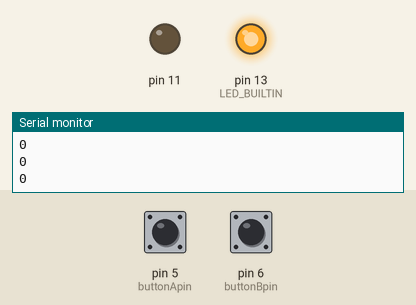
This sketch was run on a simulated Arduino Uno, built with avr-gcc and run on an emulated ATmega328P. Shown: output pins drawn as LEDs (lit = HIGH), the last lines printed to the serial monitor. The test bench sets the inputs (shaded band); at power-on: pin 5 (buttonApin) HIGH, pin 6 (buttonBpin) HIGH.

Above: at 1.2 s.
1.3 s: pin 5 (buttonApin) pulled LOW for 1 s
At 1.45 s:
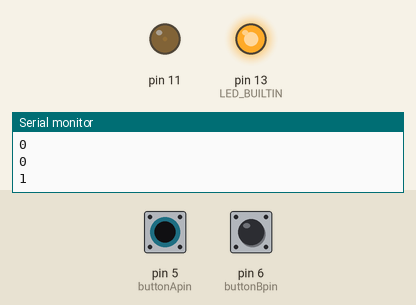
4.3 s: pin 6 (buttonBpin) pulled LOW for 3.2 s
At 8.3 s:
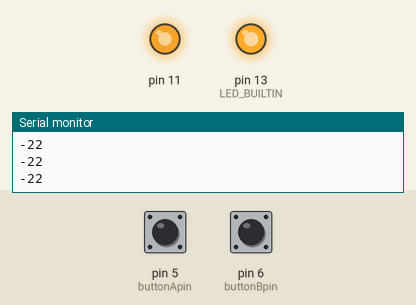
9.0 s: pin 6 (buttonBpin) pulled LOW for 0.15 s
At 9.7 s:
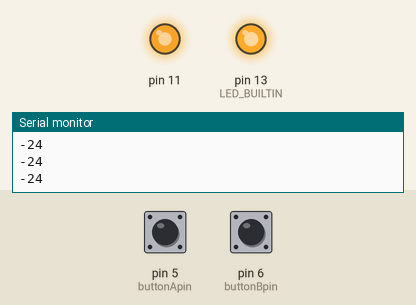
10.6 s: pin 5 (buttonApin) pulled LOW for 3.2 s
At 14.7 s:
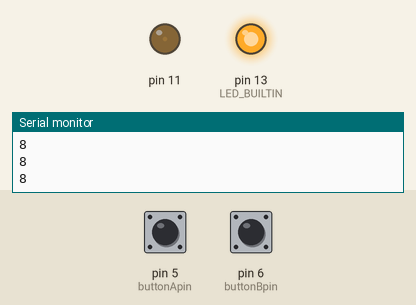
15.3 s: pin 6 (buttonBpin) pulled LOW for 1 s
At 16.7 s:
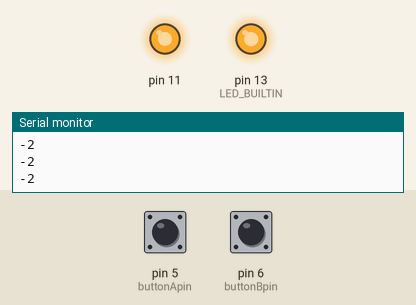
Timing chart, 0 to 18.3 s (numbered marks = the images above; inputs shaded):
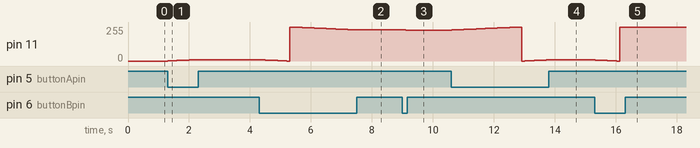

The sketch:

2_volt_cntrl_btn.ino
```cpp
// C++ code
//
int buttonApin = 5;
int buttonBpin = 6;
int val = 0;

void setup()
{
  pinMode(LED_BUILTIN, OUTPUT);
  pinMode(11, OUTPUT);
  pinMode(buttonApin, INPUT_PULLUP);
  pinMode(buttonBpin, INPUT_PULLUP);
  Serial.begin(9600);
  digitalWrite(LED_BUILTIN, HIGH);
}

void loop()
{
  delay(100);
  Serial.println(val);
  if (digitalRead(buttonApin) == LOW)
  {
    val+=1;
  }
  if (digitalRead(buttonBpin) == LOW)
  {
    val-=1;
  }
  analogWrite(11, val);
}
```

Measured:
- after the input at 1.3 s, pin 11: moves from 0/255 to 10/255 over 0.90 s, starting at once
- after the input at 4.3 s, pin 11: 10/255 → 9/255 at once, → 8/255 0.10 s later, → 7/255 0.10 s later, → 6/255 0.10 s later, … (32 changes in this stretch)
- after the input at 9.0 s, pin 11: 234/255 → 233/255 at once, → 232/255 0.10 s later
- after the input at 10.6 s, pin 11: 232/255 → 233/255 at once, → 234/255 0.10 s later, → 235/255 0.10 s later, → 236/255 0.10 s later, … (32 changes in this stretch)
- after the input at 15.3 s, pin 11: 8/255 → 7/255 at once, → 6/255 0.10 s later, → 5/255 0.10 s later, → 4/255 0.10 s later, … (10 changes in this stretch)
